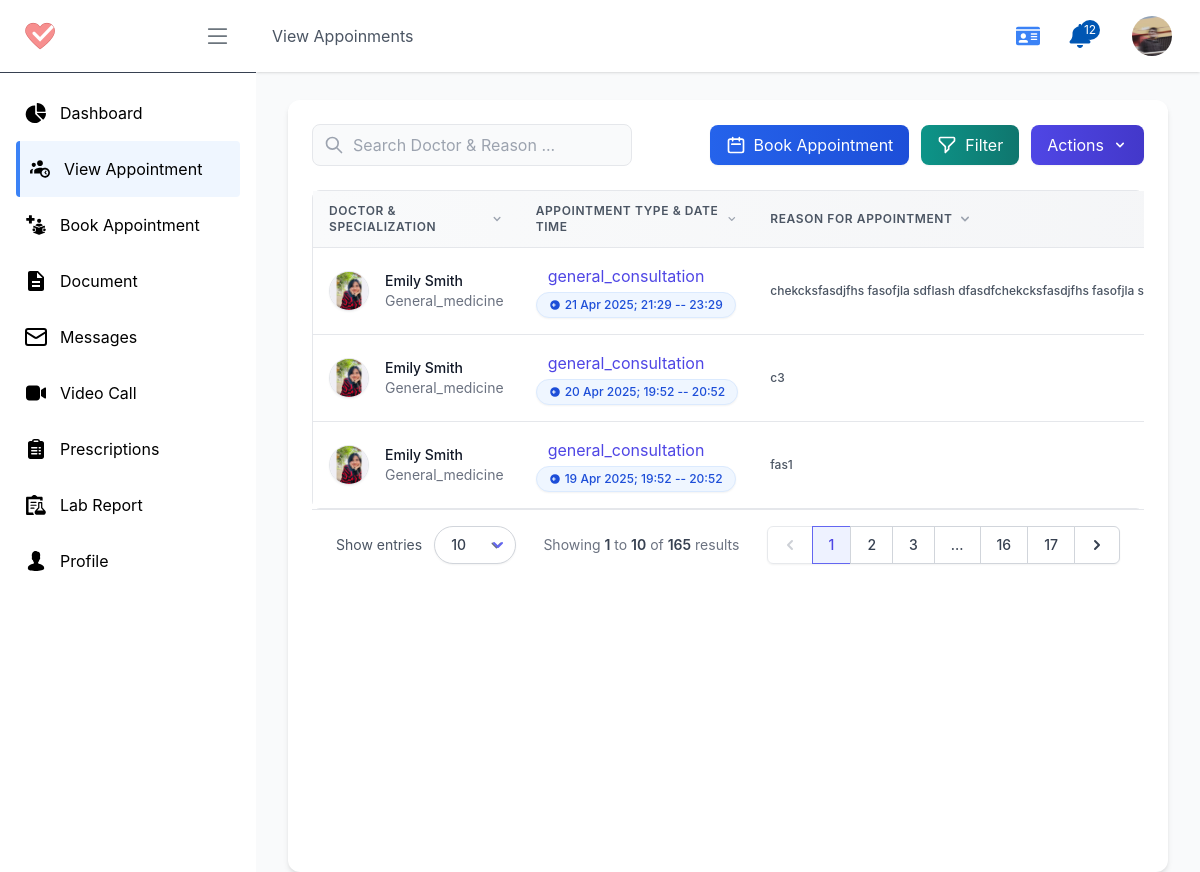
The app's page /p/view-appointment/ (signed in), older data.
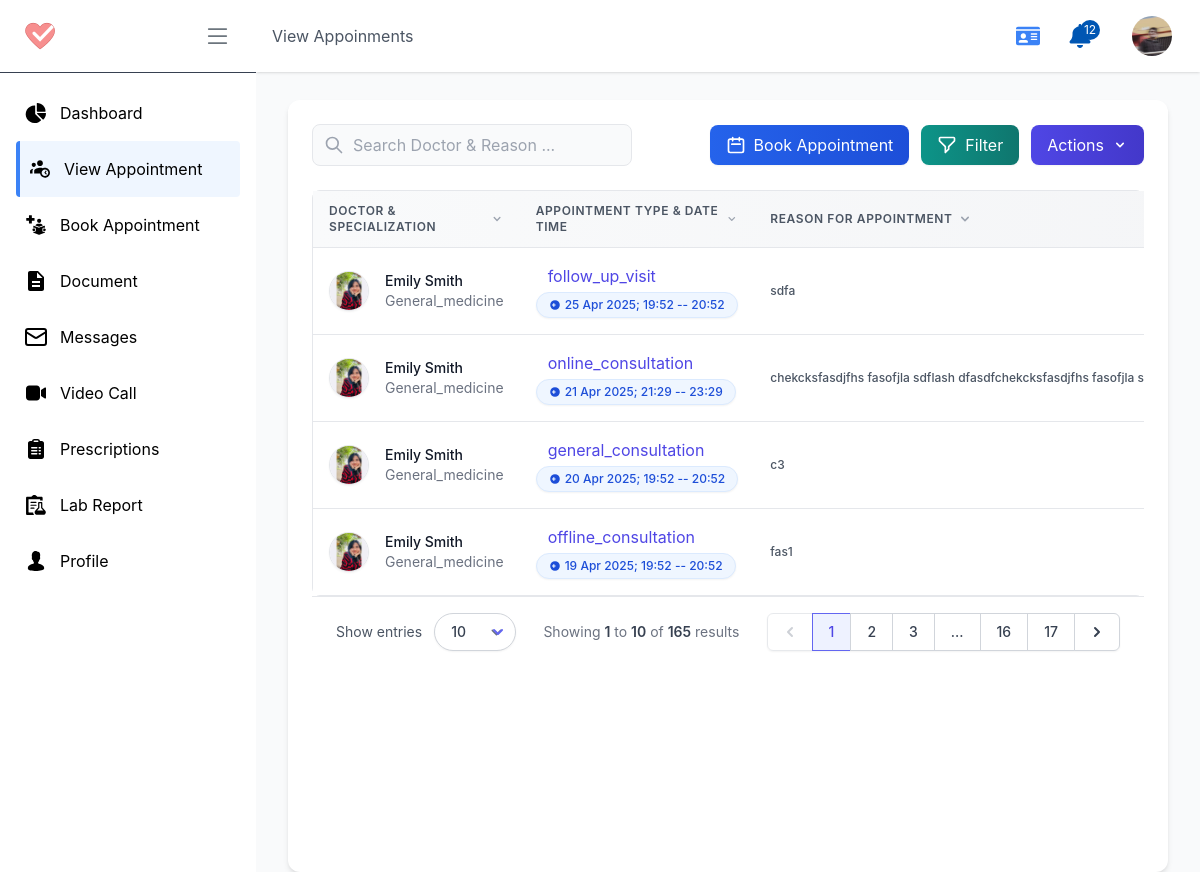
The same page, newer data.
### patient/models.py (models this page shows, shortened)
class Appointment(models.Model):
    APPOINTMENT_TYPES =  [
        ('general_consultation', 'General Consultation'),
        ('follow_up_visit', 'Follow-up Visit'),
        ('online_consultation', 'Online Consultation'),
        ('offline_consultation', 'Offline Consultation'),
    ]
    uuid = models.UUIDField(default=uuid.uuid4, editable=True)
    profile = models.ForeignKey(Profile, on_delete=models.CASCADE, related_name="patients_appointments")
    doctor = models.ForeignKey(DoctorProfile, on_delete=models.SET_NULL, related_name="patients_appointments", blank=True, null=True)
    time_slot = models.ForeignKey(AppointmentTimeSlot, on_delete=models.SET_NULL, related_name="patients_appointments", blank=True, null=True)
    appointment_type = models.CharField(max_length=50, choices=APPOINTMENT_TYPES, default='general_consultation')
    appointment_date = models.DateField()
    appointment_time_str = models.CharField(max_length=50, blank=True)
    file = models.FileField(upload_to='appointment_files/', blank=True)
    reason = models.TextField(blank=True)
    STATUS_TYPE = [
        ('pending', 'Pending'),
        ('confirmed', 'Confirmed'),
        ('cancelled', 'Cancelled'),
        ('completed', 'Completed')
    ]
    status = models.CharField(max_length=50,  choices=STATUS_TYPE, default='pending')
    cancled_by = models.ForeignKey(Profile, on_delete=models.SET_NULL, related_name="cancelled_appointments", blank=True, null=True)
    cancel_reason = models.TextField(blank=True, null=True)
    created_at = models.DateTimeField(auto_now_add=True, blank=True)
    updated_at = models.DateTimeField(auto_now=True, blank=True)

### doctor/models.py (models this page shows, shortened)
class DoctorProfile(models.Model):
    profile = models.OneToOneField(Profile, on_delete=models.CASCADE, related_name='doctor_profile')
    SPECIALIZATIONS = [
        ('general_medicine', 'General Medicine'),
        ('cardiology', 'Cardiology'),
        ('dermatology', 'Dermatology'),
        ('neurology', 'Neurology'),
        ('orthopedics', 'Orthopedics'),
        ('pediatrics', 'Pediatrics'),
        ('psychiatry', 'Psychiatry'),
        ('radiology', 'Radiology'),
        ('surgery', 'Surgery'),
        ('other', 'Other'),
    ]
    specialization = models.CharField(max_length=100, choices=SPECIALIZATIONS)
    qualifications = models.TextField(blank=True, null=True)
    experience_years = models.IntegerField()
    license_number = models.CharField(max_length=100, blank=True)
    board_certified = models.BooleanField(default=False)
    languages_spoken = models.JSONField(blank=True, null=True)
    star_rating = models.FloatField(null=True, blank=True)
    total_reviews =  models.IntegerField(null=True)
    fees = models.DecimalField(max_digits=10, decimal_places=2)
    accepts_new_patients = models.BooleanField(default=True)
    slug = models.SlugField(unique=True, blank=True)
    created_at = models.DateTimeField(auto_now_add=True)
    updated_at = models.DateTimeField(auto_now=True)

### account/models.py (models this page shows, shortened)
class Profile(models.Model):
    user = models.OneToOneField(User, on_delete=models.CASCADE, related_name="profile")
    role = models.CharField(max_length=10, choices=USER_ROLES, default='patient')
    profile_pic = models.ImageField(upload_to='profile_pictures/', default='profile_pictures/default.jpg')
    phone_regex = RegexValidator(regex=r'^\+?1?\d{9,15}$', message="Phone number must be entered in the format: '+999999999'. Up to 15 digits allowed.")
    ph_number = models.CharField(validators=[phone_regex], max_length=16, blank=True) # validators should be a list
    address = models.CharField(max_length=255, blank=True)
    date_of_birth = models.DateField(null=True, blank=True)
    email_notification = models.BooleanField(default=True)
    sms_notification = models.BooleanField(default=True)
    reminders = models.BooleanField(default=True)
    created_at = models.DateTimeField(auto_now_add=True)
    updated_at = models.DateTimeField(auto_now=True)
    is_active = models.BooleanField(default=True)
    is_verified = models.BooleanField(default=False)

### patient/views.py (the view)
# urls.py: path('view-appointment/', viewAppointment, name='viewAppointment'),
@login_required_with_message(login_url='account:login', message="You need to log in to access Profile page.")
def viewAppointment(request: HttpRequest):
    profile: Profile = Profile.objects.get(user=request.user)
    appointments: Appointment = Appointment.objects.filter(profile=profile).order_by('-created_at')
    context = {
        'profile': profile,
        'appointments': appointments,
    }
    return render(request, 'pages/patient/view_appointment.html', context)

### account/views.py (called while the page is built)
def login_required_with_message(function=None, login_url=None, message=None):
    def decorator(view_func):
        @wraps(view_func)
        def _wrapped_view(request, *args, **kwargs):
            if not request.user.is_authenticated:
                print("User is not authenticated.")
                if message:
                    messages.warning(request, message)
                return redirect(login_url or 'account:login')
            return view_func(request, *args, **kwargs)
        return _wrapped_view
    if function:
        return decorator(function)
    return decorator

### home/templatetags/url_resolver.py (called while the page is built)
@register.simple_tag
def role_to_url(role, destination):
    try:
        return reverse(f"{role}:{destination}")
    except NoReverseMatch:
        return "#"  # fallback URL if the view is not found

### templates/pages/patient/view_appointment.html (shortened to what the changed rows need)
{% extends "pages/patient/P_base.html" %}
{% load static %}
{% block content %}
<div class="flex flex-col min-h-screen pt-7 px-4 sm:px-6 lg:px-8 bg-gray-50">
    <div class="flex flex-col flex-1 w-full max-w-7xl mx-auto">
        <div class="bg-white rounded-xl shadow-md p-6 flex-1 transition-all duration-300 hover:shadow-lg">
            <div class="flex flex-col space-y-6">
                <div class="flex flex-col space-y-4">
                    <div class="overflow-x-auto  custom-scrollbar">
                        <div class="w-full align-middle">
                            <div class=" rounded-lg border border-gray-200">
                                <table id="view-list-table" class="min-w-full divide-y divide-gray-200">
                                    <thead class="bg-gradient-to-r from-gray-50 to-gray-100">
                                        <tr>
                                            <th class=" px-4 py-3 text-left text-xs font-semibold text-gray-600 uppercase tracking-wider cursor-pointer group"
                                                wire:click="sortBy('doctor.doctorUser.first_name')">
                                                <div class="flex items-center">
                                                    Doctor & Specialization
                                                    <svg class="w-4 h-4 ml-1 text-gray-400 group-hover:text-gray-600 transition-colors duration-200"
                                                        viewBox="0 0 20 20" fill="currentColor"
                                                        xmlns="http://www.w3.org/2000/svg">
                                                        <path
                                                            d="M5.293 7.293a1 1 0 011.414 0L10 10.586l3.293-3.293a1 1 0 111.414 1.414l-4 4a1 1 0 01-1.414 0l-4-4a1 1 0 010-1.414z" />
                                                    </svg>
                                                </div>
                                            </th>
                                            <th class=" px-4 py-3 text-left text-xs font-semibold text-gray-600 uppercase tracking-wider cursor-pointer group"
                                                wire:click="sortBy('appointment.title')">
                                                <div class="flex items-center">
                                                    Appointment Type & Date Time
                                                    <svg class="w-4 h-4 ml-1 text-gray-400 group-hover:text-gray-600 transition-colors duration-200"
                                                        viewBox="0 0 20 20" fill="currentColor"
                                                        xmlns="http://www.w3.org/2000/svg">
                                                        <path
                                                            d="M5.293 7.293a1 1 0 011.414 0L10 10.586l3.293-3.293a1 1 0 111.414 1.414l-4 4a1 1 0 01-1.414 0l-4-4a1 1 0 010-1.414z" />
                                                    </svg>
                                                </div>
                                            </th>
                                            <th class=" px-4 py-3 text-left text-xs font-semibold text-gray-600 uppercase tracking-wider cursor-pointer group"
                                                wire:click="sortBy('appointment.title')">
                                                <div class="flex items-center">
                                                    Reason For Appointment
                                                    <svg class="w-4 h-4 ml-1 text-gray-400 group-hover:text-gray-600 transition-colors duration-200"
                                                        viewBox="0 0 20 20" fill="currentColor"
                                                        xmlns="http://www.w3.org/2000/svg">
                                                        <path
                                                            d="M5.293 7.293a1 1 0 011.414 0L10 10.586l3.293-3.293a1 1 0 111.414 1.414l-4 4a1 1 0 01-1.414 0l-4-4a1 1 0 010-1.414z" />
                                                    </svg>
                                                </div>
                                            </th>
                                        </tr>
                                    </thead>
                                    <tbody class="bg-white divide-y divide-gray-200">
                                        {% for apot in appointments %}
                                        <tr class="hover:bg-gray-50 transition-all duration-200"  id="{{ apot.uuid }}">
                                            <td class="table-cell px-4 py-4 whitespace-nowrap doctor-details">
                                                <div class="flex items-center">
                                                    <div class="flex-shrink-0 h-10 w-10">
                                                        <img class="h-10 w-10 rounded-full object-cover shadow-sm border border-gray-200 transition-transform duration-200 hover:scale-110"
                                                            src="{{ apot.doctor.profile.profile_pic.url }}"
                                                            alt="{{ apot.doctor.profile.user.first_name}}">
                                                    </div>
                                                    <div class="ml-4">
                                                        <p class="text-sm font-medium text-gray-900" data-doctor="{{ apot.doctor.profile.user.first_name }}"  >{{ apot.doctor.profile.user.first_name }}
                                                        </p>
                                                        <div class="text-sm text-gray-500" data-specialization='{{ apot.doctor.specialization }}' >{{ apot.doctor.specialization| capfirst }}</div>
                                                    </div>
                                                </div>
                                            </td>
                                            <td class="table-cell px-4 py-4 whitespace-nowrap">
                                                <p data-apotype="{{ apot.appointment_type }}" class="px-3 pb-1 text-indigo-600 hover:text-indigo-800 transition-colors duration-200">
                                                    {{ apot.appointment_type }}
                                                </p>
                                                <span data-date="{{ apot.appointment_date|date:"d M Y" }}" data-time="{{ apot.appointment_time_str }}"
                                                    class="inline-flex items-center px-3 py-1 rounded-full text-xs font-medium bg-blue-50 text-blue-700 border border-blue-100 shadow-sm">
                                                    <svg class="h-3 w-3 mr-1" viewBox="0 0 20 20" fill="none"
                                                        xmlns="http://www.w3.org/2000/svg">
                                                        <path
                                                            d="M10 2a8 8 0 100 16 8 8 0 000-16zm1 9H9v2H7v-2H5V9h2V7h2v2h2v2z"
                                                            fill="currentColor" />
                                                    </svg>
                                                    {{ apot.appointment_date|date:"d M Y" }};
                                                    {{ apot.appointment_time_str }}
                                                </span>
                                            </td>
                                             <td class="table-cell px-4 py-4 whitespace-nowrap">
                                                <p class="text-gray-600 text-xs font-medium " title="{{ apot.reason }}" data-reason="{{ apot.reason }}" >
                                                    {{ apot.reason|slice:":70" }}{% if apot.reason|length > 60 %}…{% endif %}
                                                </p>
                                            </td>
                                        </tr>
                                        {% empty %}
                                            <tr class="col-span-full text-gray-500">
                                                <td>
                                                    No documents uploaded yet.
                                                </td>
                                            </tr>
                                        {% endfor %}
                                    </tbody>
                                </table>
                            </div>
                        </div>
                    </div>
                </div>
            </div>
        </div>
    </div>
</div>
{% endblock content %}

Row changes from the older to the newer data that the page shows:
added Appointment: doctor.profile.profile_pic (placeholder picture), doctor.profile.user.first_name "Emily Smith", doctor.specialization "General_medicine", appointment_type "follow_up_visit", appointment_date "25 Apr 2025", appointment_time_str "19:52 -- 20:52", reason "sdfa"
changed Appointment "chekcksfasdjfhs fasofjla sdflash dfasdfchekcksfasdjfhs fasofjla…": appointment_type "general_consultation" → "online_consultation"
changed Appointment "fas1": appointment_type "general_consultation" → "offline_consultation"
